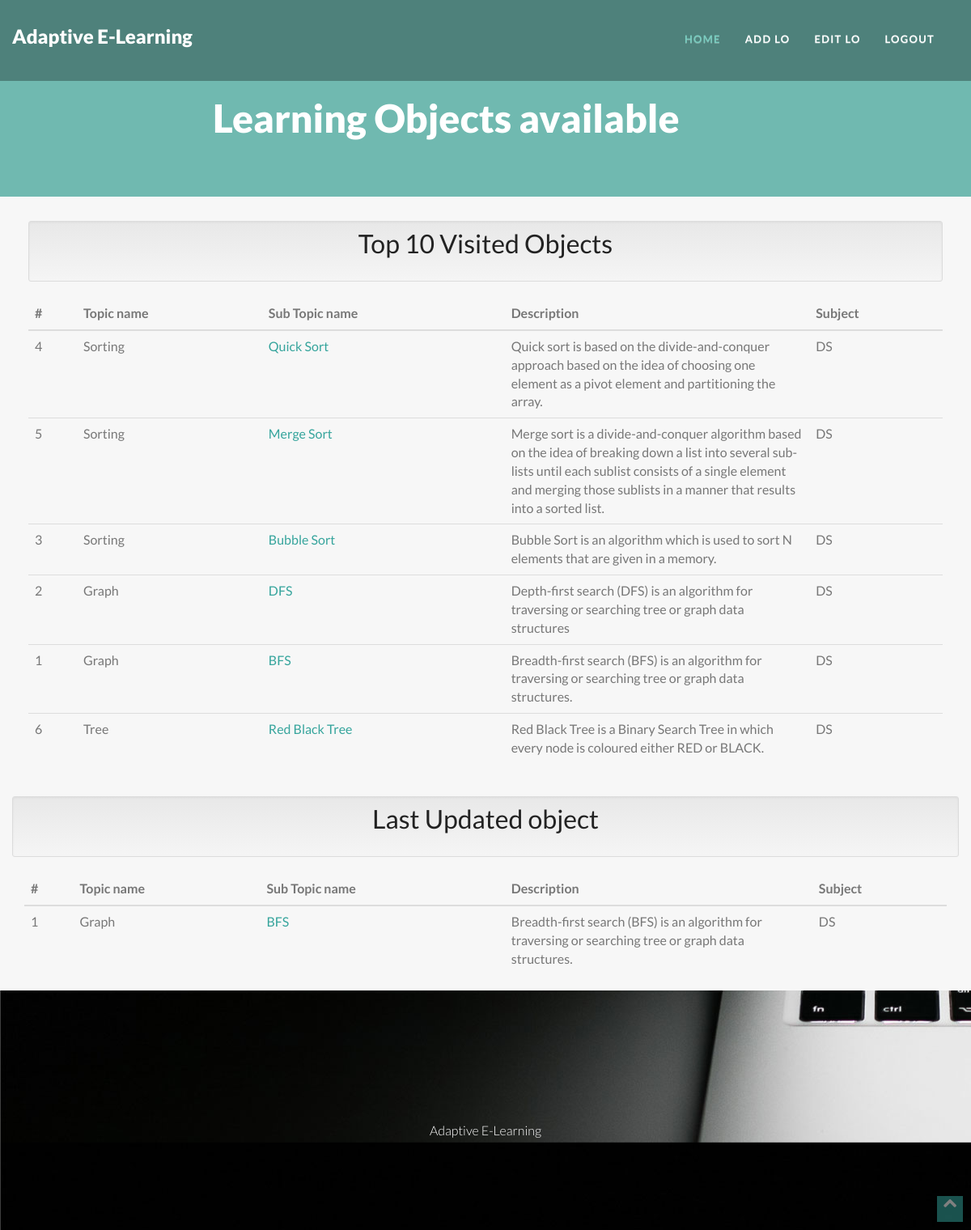
Page /admin/prop.php (signed in) on the committed database.
### tables this page shows
CREATE TABLE `topic_1` (
  `tid` int(11) NOT NULL,
  `name` varchar(20) NOT NULL,
  `sname` varchar(25) NOT NULL,
  `descp` text NOT NULL,
  `keyword` varchar(100) NOT NULL,
  `type` varchar(10) NOT NULL,
  `intro` text NOT NULL,
  `algo` text NOT NULL,
  `flow` text NOT NULL,
  `eg` text NOT NULL,
  `impl` text NOT NULL,
  `video` text NOT NULL,
  `aid` int(11) NOT NULL,
  `date` date NOT NULL,
  `count` int(11) NOT NULL,
  `status` int(11) NOT NULL
);

### admin/prop.php (the view, shortened to what this page needs)
<?php
if(isset($_SESSION['aid']))
{
?>
<html class="no-js">
<head>
  <link rel="stylesheet" type="text/css" href="css/isotope.css" media="screen" />
  <link rel="stylesheet" href="js/fancybox/jquery.fancybox.css" type="text/css" media="screen" />
  <link rel="stylesheet" href="css/bootstrap.css">
  <link rel="stylesheet" href="css/bootstrap-theme.css">
  <link rel="stylesheet" href="css/style.css">
  <link rel="stylesheet" href="css/style1.css">
  <link rel="stylesheet" href="skin/default.css">
</head>
<body>
  <div class="navbar navbar-fixed-top" role="navigation" data-0="line-height:100px; height:100px; background-color:rgba(0,0,0,0.3);" data-300="line-height:60px; height:60px; background-color:rgba(0,0,0,1);">
    <div class="container">
      <div class="navbar-header">
        <h1><a  class="navbar-brand" href="index.html" data-0="line-height:90px;" data-300="line-height:50px;">			Adaptive E-Learning
					</a></h1>
      </div>
      <div class="navbar-collapse collapse" style="margin-top:7px;">
        <ul class="nav navbar-nav" data-0="margin-top:20px;" data-300="margin-top:5px;">
          <li class="active"><a href="admin_home.php">Home</a></li>
          <li><a href="AddLO.php">Add LO</a></li>
		  <li><a href="EditLO.php">Edit LO</a></li>
		  <li><a href="logout.php">Logout</a></li>
        </ul>
      </div>
    </div>
  </div>
  <section class="featured"  >
    <div class="container">
      <div class="row mar-bot40">
        <div class="col-md-9 col-md-offset-1">
          <div class="align-center">
            <h2 class="slogan" >Learning Objects available</h2>
          </div>
        </div>
      </div>
    </div>
  </section>
	<section>
		<div class="container" style="margin-top:10px;padding:20px">
			<div class="row">
				<div class="col-md-12">
				<div class="well well-sm text-center"><h2>Top 10 Visited Objects</h2></div>
				<?php
				$conn=mysqli_connect('localhost','root','');
					mysqli_select_db($conn,'adaptive');
					$sql="	SELECT * FROM (
							SELECT * FROM topic_1 ORDER BY count DESC LIMIT 10
							) topic_1 ORDER BY count desc";
					$result=mysqli_query($conn,$sql);
					echo "<div class='table-responsive'>
					<table class='table table-hover'>
					<thead>
					<tr>
					<th>#</th>
					<th>Topic name</th>
					<th>Sub Topic name</th>
					<th>Description</th>
					<th>Subject</th>
					</tr>
					</thead>
					<tbody>";
					while($row=mysqli_fetch_assoc($result))
					{
					echo "<tr>";
					echo "<td>" . $row['tid'] . "</td>";
					echo "<td>" . $row['name'] . "</td>";
					echo "<td><a href='desc.php?tid=". $row['tid'] ."'>" . $row['sname'] . "</a></td>";
					echo "<td class='col-md-4' >" . $row['descp'] . "</td>";
					echo "<td>" . $row['type'] . "</td>";
					echo "</tr>";
					}
					echo "</tbody></table>";
				?>
				</div>
			</div>
		</div>
	</section>
<section>
	<div class="container">
		<div class="row">
		<div class="well well-sm text-center"><h2>Last Updated object</h2></div>
			<div class="col-md-12">
				<?php
				$conn=mysqli_connect('localhost','root','');
					mysqli_select_db($conn,'adaptive');
					$sql="SELECT *,MAX(status) AS LastUpdated from topic_1";
					$result=mysqli_query($conn,$sql);
					echo "<div class='table-responsive'>
					<table class='table table-hover'>
					<thead>
					<tr>
					<th>#</th>
					<th>Topic name</th>
					<th>Sub Topic name</th>
					<th>Description</th>
					<th>Subject</th>
					</tr>
					</thead>
					<tbody>";
					while($row=mysqli_fetch_assoc($result))
					{
					echo "<tr>";
					echo "<td>" . $row['tid'] . "</td>";
					echo "<td>" . $row['name'] . "</td>";
					echo "<td><a href='desc.php?tid=". $row['tid'] ."'>" . $row['sname'] . "</a></td>";
					echo "<td class='col-md-4' >" . $row['descp'] . "</td>";
					echo "<td>" . $row['type'] . "</td>";
					echo "</tr>";
					}
					echo "</tbody></table>";
				?>
			</div>
		</div>
	</div>
</section>
  <section id="parallax1" class="section pad-top40 pad-bot40" data-stellar-background-ratio="0.5" style="margin-bottom:-400px;">
    <div class="container">
      <div class="align-center pad-top40 pad-bot40">
        <blockquote class="bigquote color-white"></blockquote>
        <p class="color-white">Adaptive E-Learning</p>
      </div>
    </div>
  </section>
  <a href="#header" class="scrollup"><i class="fa fa-chevron-up"></i></a>
</body>
</html>
<?php
}
else
{
echo "<script>window.open('Admin.html','_self')</script>";
}
?>

### admin/css/style.css (style rules this page uses)
body { color:#777; background: #f7f7f7; font-size: 16px; line-height: 1.6em; font-weight: 300; text-shadow: none; }
body, h1, h2, h3, h4, h5, h6, .h1, .h2, .h3, .h4, .h5, .h6 { font-family: 'Lato', sans-serif; }
h1, h2, h3, h4, h5, h6 { color:#222; }
h1,h2,h3,h4,h5,h6 { font-style: normal; margin: 0 0 20px 0; }
h1 { font-size: 40px; line-height: 30px; }
h2 { font-size: 32px; }
blockquote { font-family: Georgia, serif; }
blockquote.bigquote { border: none; font-size: 48px; font-weight: 700; line-height: 1.1em; }
article,aside,details,figcaption,figure,footer,header,hgroup,menu,nav,section { display: block; }
.row { z-index: 9999; }
.content,.container { overflow: hidden; }
.color-white { color: #fff; }
.align-center { text-align: center; }
.pad-top40 { padding-top: 40px; }
.pad-bot40 { padding-bottom: 40px; }
.mar-bot40 { margin-bottom: 40px; }
section.section { margin:0; padding: 80px 0 60px 0; }
#parallax1 { background-image: url(../img/parallax/img1.jpg); }
.navbar { line-height: 100px; height: 100px; background-color: rgba(0,0,0,0.3); display: block; vertical-align: middle; text-align: center; margin-bottom: 0; padding-bottom:0; }
.navbar .navbar-collapse { margin-bottom: 0; padding-bottom:0; }
.nav li { height: 100%; line-height: 100%; margin-bottom: 0; padding-bottom:0; }
.nav>li>a { display: table-cell; height: 100%; line-height: 100%; vertical-align: middle; color: #fff; font-weight: 700; font-size: 13px; letter-spacing: .1em; text-transform: uppercase; }
.navbar-nav { float: right; margin-bottom: 0; padding-bottom:0; }
.navbar .navbar-nav > .active > a { color: #fff; }
.navbar .navbar-nav > .active > a { padding-bottom: 22px; }
h1 a.navbar-brand { font-size: 24px; color: #fff; font-weight: 900; text-shadow: none; }
.navbar-brand { padding: 0; display: table-cell; vertical-align: middle; line-height: 90px; }
section.featured { padding: 120px 0 10px; background: #70B9B0; color: #fdfdfd; }
section.featured h2.slogan { color: #fff; font-size: 48px; font-weight: 900; }
a.scrollup { height:32px; width:32px; color:#fff; font-size:18px; line-height:32px; text-align:center; text-decoration:none; position:fixed; bottom:10px; right:10px; z-index:9999; opacity:0.5; }

### admin/skin/default.css (style rules this page uses)
a { color: #35A49C; }
.navbar .navbar-nav > .active > a { color: #79CDC0; }
a.scrollup { background:#35A49C; }

### rows in the picture
topic_1: tid "4", name "Sorting", sname "Quick Sort", descp "Quick sort is based on the divide-and-conquer approach based on the idea of choosing one element as a pivot element and partitioning the array.", type "DS"
topic_1: tid "5", name "Sorting", sname "Merge Sort", descp "Merge sort is a divide-and-conquer algorithm based on the idea of breaking down a list into several sub-lists until each sublist consists of a single element and merging those sublists in a manner that results into a sorted list.", type "DS"
topic_1: tid "3", name "Sorting", sname "Bubble Sort", descp "Bubble Sort is an algorithm which is used to sort N elements that are given in a memory.", type "DS"
topic_1: tid "2", name "Graph", sname "DFS", descp "Depth-first search (DFS) is an algorithm for traversing or searching tree or graph data structures", type "DS"
topic_1: tid "1", name "Graph", sname "BFS", descp "Breadth-first search (BFS) is an algorithm for traversing or searching tree or graph data structures.", type "DS"
topic_1: tid "6", name "Tree", sname "Red Black Tree", descp "Red Black Tree is a Binary Search Tree in which every node is coloured either RED or BLACK.", type "DS"
